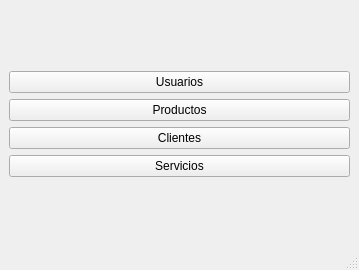
<?xml version="1.0" encoding="UTF-8"?>
<ui version="4.0">
 <class>MainWindow</class>
 <widget class="QMainWindow" name="MainWindow">
  <property name="geometry">
   <rect>
    <x>0</x>
    <y>0</y>
    <width>359</width>
    <height>270</height>
   </rect>
  </property>
  <property name="minimumSize">
   <size>
    <width>359</width>
    <height>270</height>
   </size>
  </property>
  <property name="maximumSize">
   <size>
    <width>359</width>
    <height>270</height>
   </size>
  </property>
  <property name="windowTitle">
   <string>Menú Principal</string>
  </property>
  <widget class="QWidget" name="centralwidget">
   <layout class="QVBoxLayout" name="verticalLayout_2">
    <item>
     <layout class="QVBoxLayout" name="verticalLayout">
      <item>
       <widget class="QPushButton" name="boton_usuarios">
        <property name="text">
         <string>Usuarios</string>
        </property>
       </widget>
      </item>
      <item>
       <widget class="QPushButton" name="boton_productos">
        <property name="text">
         <string>Productos</string>
        </property>
       </widget>
      </item>
      <item>
       <widget class="QPushButton" name="boton_clientes">
        <property name="text">
         <string>Clientes</string>
        </property>
       </widget>
      </item>
      <item>
       <widget class="QPushButton" name="boton_servicios">
        <property name="text">
         <string>Servicios</string>
        </property>
       </widget>
      </item>
     </layout>
    </item>
   </layout>
  </widget>
  <widget class="QMenuBar" name="menubar">
   <property name="geometry">
    <rect>
     <x>0</x>
     <y>0</y>
     <width>359</width>
     <height>19</height>
    </rect>
   </property>
  </widget>
  <widget class="QStatusBar" name="statusbar"/>
 </widget>
 <resources/>
 <connections/>
</ui>
